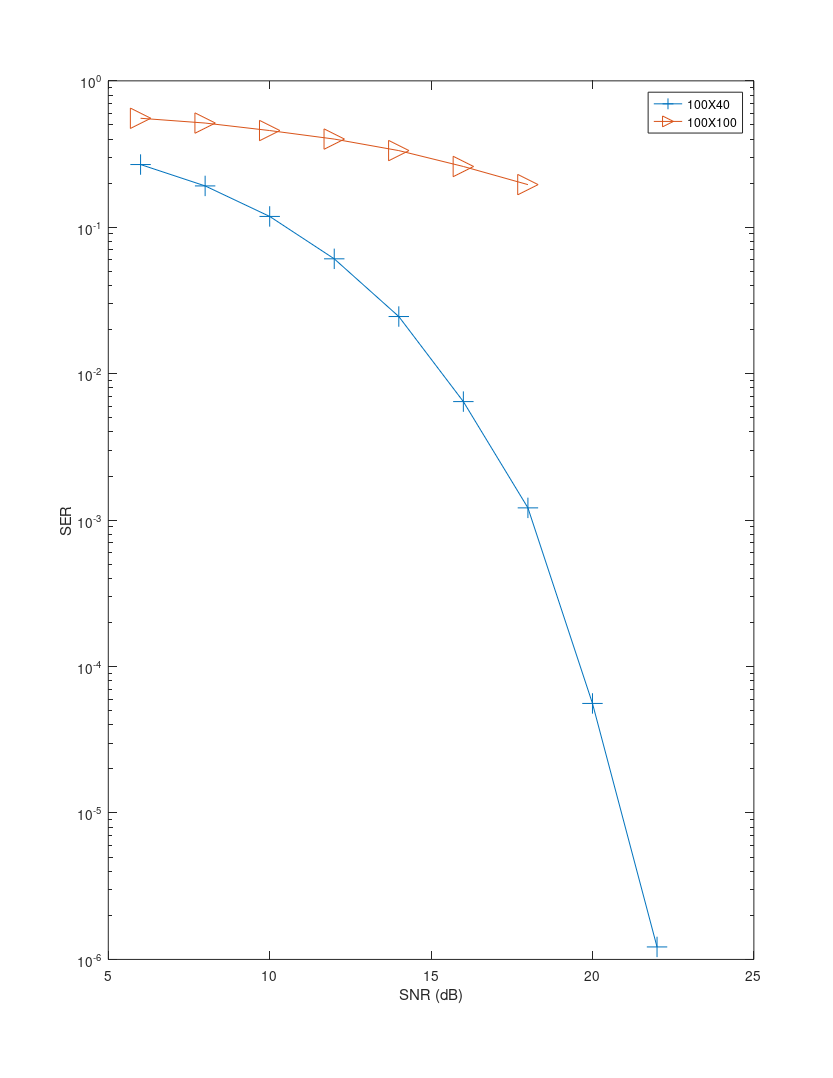

The MATLAB source for this figure:
%this is for ploting the figure of SNR-BER curve
% sim8_4_0_18=[0.22589062154, 0.15894874930, 0.08640749753, 0.03090812452, 0.00636250013, 0.00079124997, 0.00005481876,0.00000279009,0.00000014225951464822, 0.00000000451437990952];
% sim8_16_0_18=[0.25537124276, 0.22414547205, 0.19270686805, 0.15720969439, 0.10538093746, 0.04198125005, 0.00701593747, 0.00052656251,0.00004961727, 0.00000235999];
% sim8_64_0_22=[0.30989542603, 0.28304228187, 0.25555500388, 0.22751520574, 0.19991666079, 0.16876062751, 0.12789249420, 0.07114583254, 0.02219000086, 0.00312604173, 0.00018895834,0.00000633392  ];
% sim16_4_0_14=[0.23751124740, 0.17347000539, 0.09674874693, 0.03350968659, 0.00618375000, 0.00060968747, 0.00002066603,0.00000026777  ];
% sim16_16_0_18=[0.25537124276, 0.22414547205, 0.19270686805, 0.15720969439, 0.10538093746, 0.04198125005, 0.00701593747, 0.00052656251,0.00002031656,0.00000020876338590830];
% 0.25537124276 0.22414547205 0.19270686805 0.15720969439, 0.075001, 0.019427, 0.002040, 0.000093,
% sim32_4_0_14=[0.24545359612, 0.18672686815, 0.11097452790, 0.04044124857, 0.00811937544, 0.00093781250,0.00005755865,0.00000097851];
% sim48_4_0_14=[0.25442603230, 0.19931979477, 0.12637500465, 0.05224249884, 0.01231614593, 0.00185479166, 0.00016166667,0.00000549426];
sim_100_40=[0.26819999999999999396, 0.19164999999999998703, 0.11859999999999999709,...
    0.06090000000000000274, 0.02457499999999999962, 0.00645000000000000000 ,0.00121277617675312195,0.00005600000000000000,0.00000121703063996339...
    ];
sim_100_100=[0.55520000000000002682, 0.51502999999999998781, 0.45769999999999999574, 0.40034999999999998366,...
    0.33395999999999997909, 0.26013999999999998236, 0.19559000000000001385];
fig1=figure;
Xsize=8.5;Ysize=11;
% Xleft=(8-Xsize)/2;Ytop=(12-Ysize)/2;
Xleft=0;
Ytop=0;
set(fig1,'Units','inches');
set(fig1,'position', [Xleft,Ytop,Xsize,Ysize]);
set(fig1,'PaperUnits','inches');
set(fig1,'PaperPosition',[Xleft,Ytop,Xsize,Ysize]);
set(gca,'fontsize',15);
figure (1)
% fig1=semilogy(0:2:18,sim8_4_0_18,'-*','MarkerSize',15);xlabel('SNR per bit (dB)'),ylabel('BER');
% hold on;
% fig1=semilogy(0:2:18,sim8_16_0_18,'->','MarkerSize',15),xlabel('SNR per bit (dB)'),ylabel('BER');
% fig1=semilogy(0:2:22,sim8_64_0_22,'-d','MarkerSize',15),xlabel('SNR per bit (dB)'),ylabel('BER');
% hold on;
% fig1=semilogy(0:2:14,sim16_4_0_14,'-o','MarkerSize',15),xlabel('SNR per bit (dB)'),ylabel('BER');
% hold on;
% fig1=semilogy(0:2:18,sim16_16_0_18,'-s','MarkerSize',15),xlabel('SNR per bit (dB)'),ylabel('BER');
% hold on;
% fig1=semilogy(0:2:14,sim32_4_0_14,'-p','MarkerSize',15),xlabel('SNR per bit (dB)'),ylabel('BER');
% hold on;
fig1=semilogy(6:2:22,sim_100_40,'-+','MarkerSize',15),xlabel('SNR (dB)'),ylabel('SER'),
hold on;
fig1=semilogy(6:2:18,sim_100_100,'->','MarkerSize',15),xlabel('SNR (dB)'),ylabel('SER'),
% legend('8X8 4QAM','8X8 16QAM','8X8 64QAM','16X16 4QAM','16X16 16QAM','32X32 4QAM','48X48 4QAM');
legend('100X40', '100X100');
hold on;
print('-depsc','-tiff','-r300','BER_curves');
hold off;

